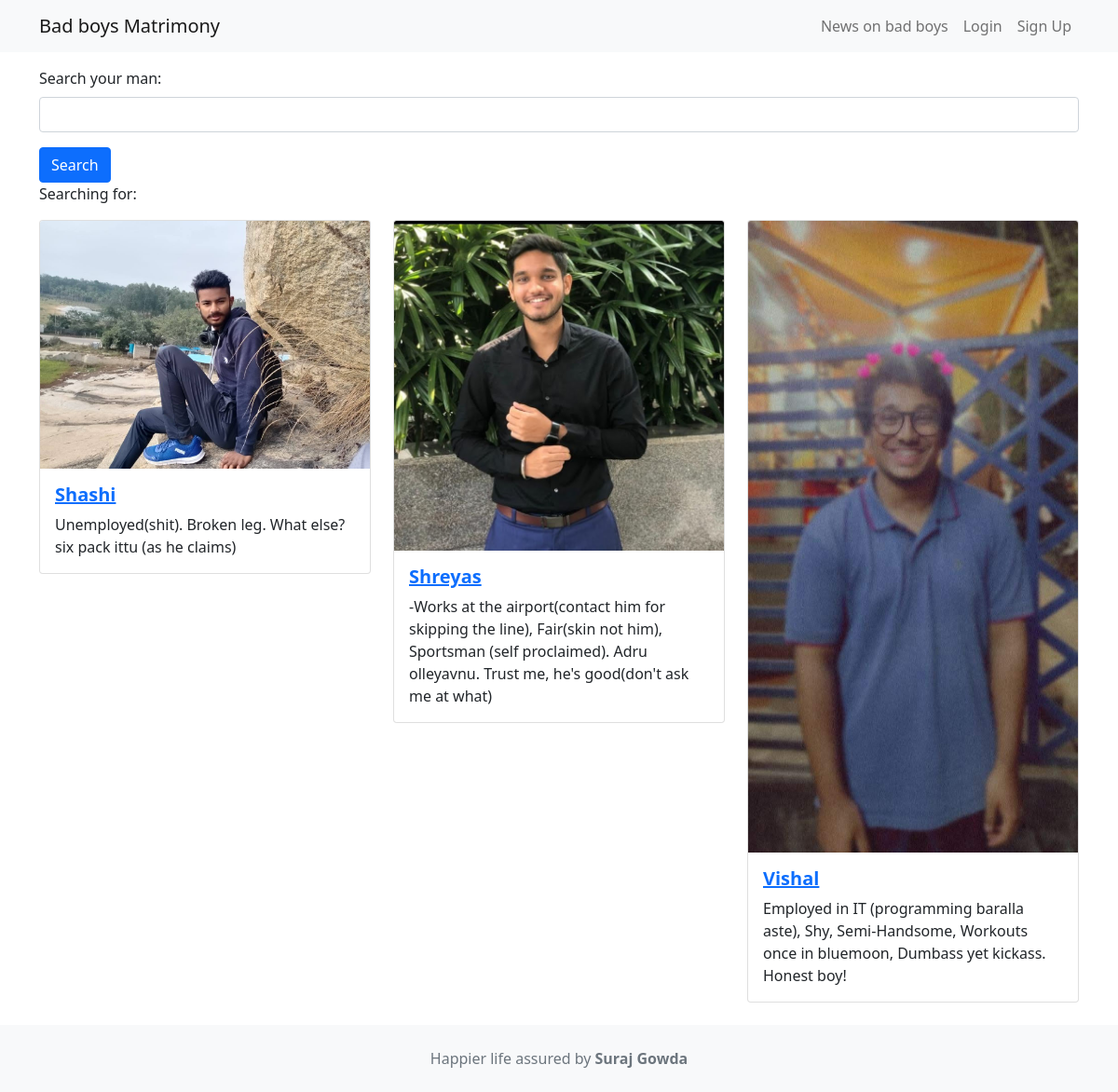
The page / on the database its author committed.
### movie/models.py (models this page shows, shortened)
class Movie (models.Model):
    title = models.CharField(max_length=100)
    description = models.CharField(max_length=250)
    image = models.ImageField(upload_to='movie/images/')
    url = models.URLField(blank=True)

### movie/views.py (the view)
# urls.py: path('', v.index, name='index'),
def index(request):
    searchTerm=request.GET.get('searchMovie')
    if searchTerm:
        movies=Movie.objects.filter(title__icontains=searchTerm)
    else:
        movies=Movie.objects.all()
    return render(request, 'index.html', {'name': searchTerm, 'movies': movies})

### movie/templates/index.html (shortened to what this page needs)
{% extends 'base.html' %}
{% block content %}
 <form action="">
 <div class="mb-3">
 <label class="form-label">Search your man:</label>
 <input type="text" name="searchMovie" class="form-control" />
 </div>
 <button type="submit" class="btn btn-primary">Search </button>
 </form>
 <p>Searching for: {{ searchTerm }}</p>
 <div class="row row-cols-1 row-cols-md-3 g-4">
 {% for movie in movies %}
 <div v-for="movie in movies" class="col">
 <div class="card">
 <img class="card-img-top" src="{{ movie.image.url }}" />
 <div class="card-body">
    <a href="{% url 'detail' movie.id %}"><h5 class="card-title fw-bold">{{ movie.title }}</h5></a>
 <p class="card-text">{{ movie.description }}</p>
</div>
</div>
</div>
{% endfor %}
</div>
{% endblock content %}

### moviereview/templates/base.html (shortened to what this page needs)
<!DOCTYPE html>
<html>
 <head>
 <link href="https://cdn.jsdelivr.net/npm/bootstrap@5.1.1/dist/css/bootstrap.min.css" rel="stylesheet" />
 </head>
 <body>
    <nav class="navbar navbar-expand-lg navbar-light bg-light mb-3">
    <div class="container">
    <a class="navbar-brand" href="{% url 'index' %}">Bad boys Matrimony</a>
    <div class="collapse navbar-collapse" id="navbarNavAltMarkup">
    <div class="navbar-nav ms-auto">
        <a class="nav-link" href="{% url 'news' %}">News on bad boys</a>
        {% if user.is_authenticated %}
        <a class="nav-link" href="{% url 'logoutaccount' %}">Logout, ({{ user.username }})</a>
        {% else %}
        <a class="nav-link" href="{% url 'loginaccount' %}">Login</a>
        <a class="nav-link" href="{% url 'signupaccount' %}">Sign Up</a>
        {% endif %}
        </div>
        </div>
        </div>
        </nav>
        <div class="container">
        {% block content %}
        {% endblock content %}
        </div>
        <footer class="text-center text-lg-start bg-light text-muted mt-4">
             <div class="text-center p-4">Happier life assured by <a class="text-reset fw-bold text-decoration-none" target="_blank" href="#">Suraj Gowda</a></div>
 </footer>
        </body>
       </html>

### rows shown on the page
Movie: image (picture), title "Shashi", description "Unemployed(shit). Broken leg. What else? six pack ittu (as he claims)"
Movie: image (picture), title "Shreyas", description "-Works at the airport(contact him for skipping the line), Fair(skin not him), Sportsman (self proclaimed). Adru olleyavnu. Trust me, he's good(don't ask me at what)"
Movie: image (picture), title "Vishal", description "Employed in IT (programming baralla aste), Shy, Semi-Handsome, Workouts once in bluemoon, Dumbass yet kickass. Honest boy!"
